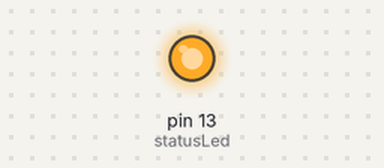
A sketch run on a simulated Teensy 4. On the bench: output pins drawn as LEDs (lit = HIGH). What the sketch prints to the serial monitor is not drawn.

Above: at 0.05 s.
At 3.6 s:
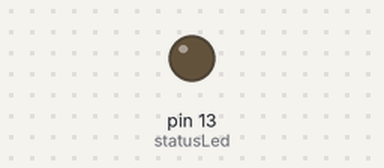
Timing chart, 0 to 9.2 s (numbered marks = the images above):
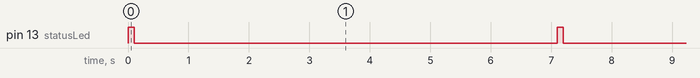

Measured:
- by itself, pin 13 (statusLed): alternates HIGH for 0.10 s and LOW for 7.0 s

The sketch:

Queen_Firmware_V2.ino
```cpp
/*
 * Queen Serial: SH -> 0x13A200, SL -> 0x41515876
 * Scout 1 Serial: SH -> 0x13A200, SL -> 0x4164D65A
 */

//Libraries
#include <XBee.h> //XBee library
#include <Adafruit_GPS.h> //Adafruit GPS library

//Variable Definition
int scoutSerials[1][2] = {{0x13A200,0x4164D65A}}; //Serial numbers of all scout devices connected to queen, form of [SH,SL]
uint8_t accumlatedScoutData[83]; //Tablet sends single package of accumulated data
uint8_t requestSX[83]; //Tablet requests SX transmission routine

uint32_t timer = millis();
uint32_t timer1 = millis();
float Pi = 3.14159;
int count = 0; //Counter to track repetitions of searching cycles

//XBee Preamble
#define XBeeSerial Serial1 //Teensy Ports 0/RX1 and 1/TX1
#define SXSerial Serial2   //Teensy Ports 9/RX2 and 10/TX2
XBee xbee = XBee(); //Create XBee object
XBee SXxbee = XBee();
XBeeResponse response = XBeeResponse();

XBeeAddress64 hiveAddr64 = XBeeAddress64(0x13A200,0x41515876);

////GPS Preamble
//#define GPSSerial Serial2 //Teensy Ports 9/RX2 and 10/TX2
//Adafruit_GPS GPS(&GPSSerial); //Conenct to the GPS on the hardware port
//// Set GPSECHO to 'false' to turn off echoing the GPS data to the Serial console
//// Set to 'true' if you want to debug and listen to the raw GPS sentences
//#define GPSECHO false

//Tablet Preamble
#define TabletSerial Serial //USB Serial

int statusLed = 13;

volatile unsigned long last_interrupt;

void flashLed(int pin, int times, int wait) {

  for (int i = 0; i < times; i++) {
    digitalWrite(pin, HIGH);
    delay(wait);
    digitalWrite(pin, LOW);

    if (i + 1 < times) {
      delay(wait);
    }
  }
}

void setup() {
  XBeeSerial.begin(9600);
  xbee.setSerial(XBeeSerial);
  SXSerial.begin(9600);
  SXxbee.setSerial(SXSerial);
  TabletSerial.begin(9600);
  pinMode(statusLed,OUTPUT);
}

void loop() {
  //***QUERY SCOUTS FOR LOCATION DATA***
  for(int i=0;i<1;i++){
    TabletSerial.println("New Query");
    queryScout(scoutSerials[i][0],scoutSerials[i][1]);  //Pass each serial number of scout into queryScout function
  }
  //***END QUERY***

//  //***SEND DATA TO HIVE OVER SX***
//  if(count == 5){
//    while(1==1){                                  //Maintain loop until broken when request is returned by an empty packet
//      sendTeensy({},0x02);                        //Request SX packet from Tablet
//      //Read SX packet
//      uint8_t *payload;
//      while(TabletSerial.available()<83){
//        delay(5);
//      }
//      if(TabletSerial.read() == 0x7E){            //Start from start byte ***May not work***
//        byte discard = TabletSerial.read();       //Read start byte from serial and discard
//        uint8_t lengthByte = TabletSerial.read(); //Read length byte
//        uint8_t typeByte = TabletSerial.read();   //Read type byte
//        payload = new uint8_t[lengthByte];
//
//        if(lengthByte==0x01 && typeByte==0x03){
//          break;                                  //Terminates reading loop when tablet passes an empty payload array
//        }
//
//        if(typeByte == 0x03){
//          for(int i = 0;i<(lengthByte-1);i++){    //Run through all remaining bytes inside of the length
//            payload[i] = TabletSerial.read();
//          }
//        }
//      }
//      ZBTxRequest zbTx = ZBTxRequest(hiveAddr64, payload, sizeof(payload));
//      ZBTxStatusResponse txStatus = ZBTxStatusResponse();
//
//      SXxbee.send(zbTx);
//
//        if(SXxbee.readPacket(500)){
//          if(SXxbee.getResponse().getApiId() == ZB_TX_STATUS_RESPONSE){
//            SXxbee.getResponse().getZBTxStatusResponse(txStatus);
//          }
//        }
//
//    }
//  count = -1;
//  }
//  count += 1;
//  //***END HIVE TRANSMISSION***
  delay(5000);                                 //Delay 30 seconds before querying scouts again
  TabletSerial.println("New Loop");

}

void sendTeensy(uint8_t package[], uint8_t packet, uint8_t packagelength){
  uint8_t toSend[83];                           //Initialize package to be sent
  for(int i=0;i<83;i++){
    toSend[i] = 0x00;                           //Fill package with 0s per communication protocol
  }
  toSend[0] = 0x7E;                             //Set start byte
  toSend[2] = packet;                           //Set packet type byte
  if(packet == 0x02){
    toSend[1] = 0x01;                          //Set length byte to 1 for SX request type
  }
  if(toSend[2] == 0x00 or toSend[2] == 0x01){
    TabletSerial.print("Package Size: ");
    TabletSerial.println(sizeof(package));
    for(int i=0;i<packagelength;i++){
      toSend[i+3] = package[i];                 //Read payload into sending array
      TabletSerial.println(package[i]);
    }
    toSend[1] = (packagelength+1);              //Set length byte
  }
  for(int i=0;i<sizeof(toSend);i++){
//    TabletSerial.print("toSend: ");
//    TabletSerial.println(toSend[i]);
    TabletSerial.write(toSend[i]);              //Write packet to Serial
  }
}

void queryScout(int scoutSH, int scoutSL){
  XBeeAddress64 addr64 = XBeeAddress64(scoutSH, scoutSL);           //Set address of scout
  uint8_t request[5] = {0xFF, 0xFF, 0xFF, 0xFF, 0xFF};              //Define request bytes
  ZBTxRequest zbTx = ZBTxRequest(addr64, request, sizeof(request)); //Build request
  ZBTxStatusResponse txStatus = ZBTxStatusResponse();               //Define response
  ZBRxResponse rx = ZBRxResponse();
  uint8_t payload[25];

  xbee.send(zbTx);                                                  //Send request for information
//  TabletSerial.println("New Request");
  flashLed(statusLed,1,100);
  if(xbee.readPacket(2000)){    //Wait for 2 seconds to see if we get a response
    if(xbee.getResponse().getApiId() == ZB_TX_STATUS_RESPONSE){     //Check that we got an appropriate response for our request
      xbee.readPacket(2000);                                        //Wait for 2 seconds for an information packet
//      TabletSerial.println("Reply Recieved");
      if(xbee.getResponse().getApiId() == ZB_RX_RESPONSE){          //Check that we have an appropriate response
//        TabletSerial.println("Right Reply Recieved");
        xbee.getResponse().getZBRxResponse(rx);                     //Read response
        flashLed(statusLed,5,50);
//        TabletSerial.println(rx.getDataLength());
//        TabletSerial.println(".");
        for(int i = 0; i < rx.getDataLength(); i++){
          payload[i] = rx.getData()[i];                             //Read payload into array
//          TabletSerial.print("Recieved: ");
//          TabletSerial.println(payload[i]);
        }
        sendTeensy(payload,0x01,rx.getDataLength());                                   //Send payload to Teensy
      }
    }
  }
}
```
